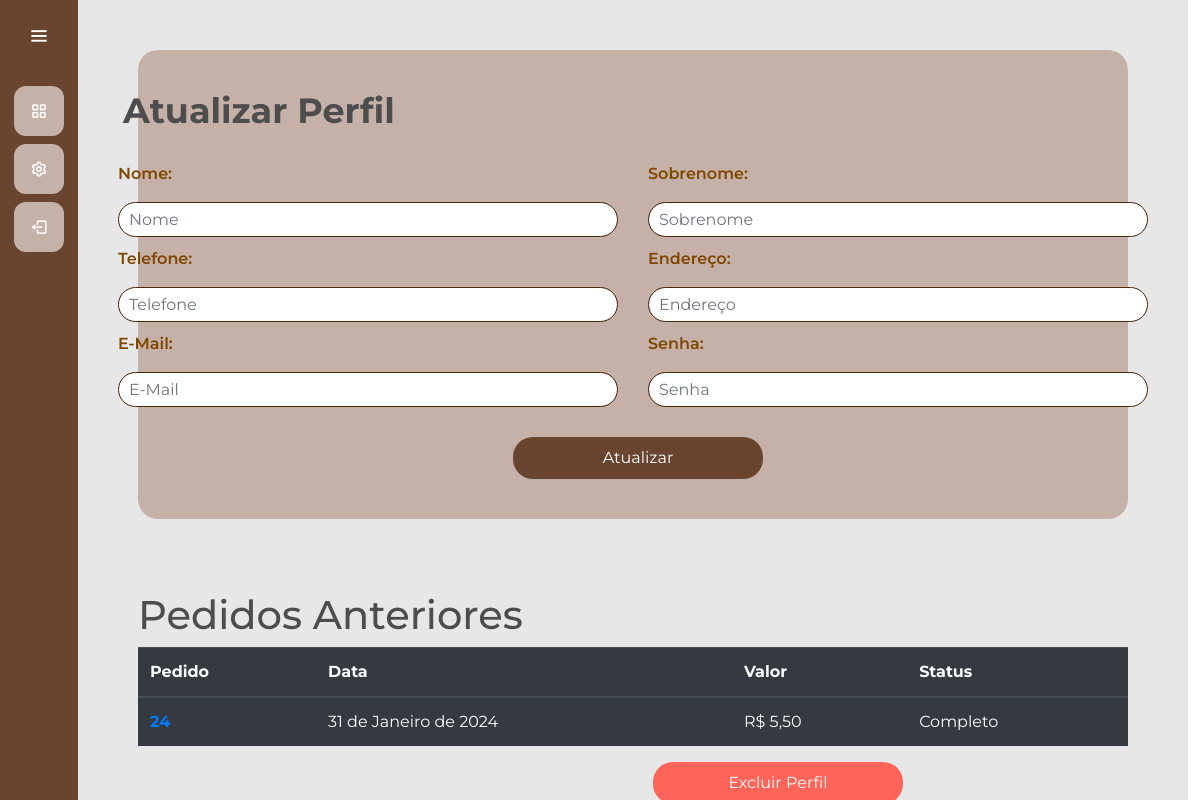
Before: /usuarios/perfil/ (signed in) with the older database file.
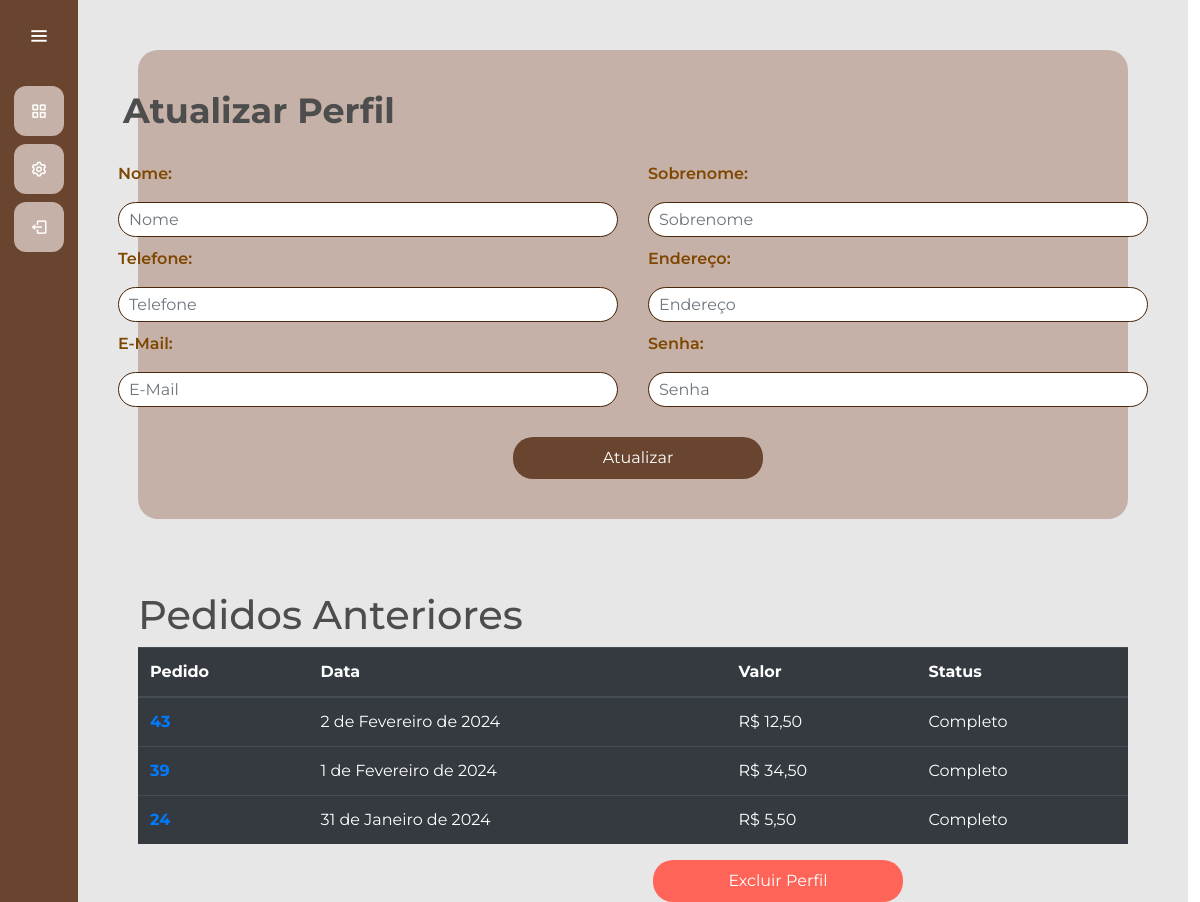
After: the same page with the newer database file.
### gerenciamento/models.py (models this page shows, shortened)
class Pedido(models.Model):
    id_pedido = models.AutoField(primary_key=True)
    id_transacao = models.CharField(max_length=255, null=True)
    cliente = models.ForeignKey(usuarios_models.Usuario, on_delete=models.SET_NULL, null=True, blank=True)
    data = models.DateField(auto_now_add=True)
    valor_final = models.FloatField(default=0.0)
    produtos = models.ManyToManyField(Produto, through='PedidoProduto')
    completo = models.BooleanField(default=False, null=True, blank=False)

### usuarios/views.py (the view, shortened to what this page needs)
# urls.py: path('perfil/', views.perfil, name='perfil'),
@login_required(login_url='/usuarios/cadastro/')
def perfil(request):
    pedidos = Pedido.objects.filter(cliente=request.user, valor_final__gt=0)
    return render(request, 'perfil.html',{'pedidos': pedidos})

### usuarios/models.py (called while the page is built)
    def __str__(self) -> str:
        return self.username

### usuarios/templates/perfil.html (shortened to what the changed rows need)
{% extends "cliente.html" %}
{% load static %}
{% block 'head' %}
    <link rel="stylesheet" href="{% static 'usuarios/css/telaprincipal.css' %}">
    <link rel="stylesheet" href="{% static 'gerenciamento/css/gerenciamento.css' %}">
{% endblock %}
{% block 'dashboard' %}
<body>
    <div class="container-perfil">
        <div id="att-perfil">
            <form action="{% url 'perfil' %}" method="POST" id="form-perfil">
                <div class="caixa-perfil">
                    <div id="perfil">
                        <h1 class="titulo_perfil">Atualizar Perfil</h1>
                    </div>
                </div>
            </form>
        </div>
    </div>
    <div class="container-pedidos">
        <br>
        <br>
        <div id="pedidos-anteriores" class="pedidos-anteriores">
            <div class="caixa-pedidos">
                <div id="pedidos" class="pedidos-anteriores">
                    <br>
                    <h1  id="pedidos-anteriores-perfil">Pedidos Anteriores</h1>
                    <div class="container-fluid distanciamento">
                        <table class="table table-dark">
                            <thead>
                                <tr>
                                    <th scope="col">Pedido</th>
                                    <th scope="col">Data</th>
                                    <th scope="col">Valor</th>
                                    <th scope="col">Status</th>
                                </tr>
                            </thead>
                            <tbody>
                                {% for pedido in pedidos|dictsortreversed:"id_pedido" %}
                                    <tr>
                                        <th><a href="{% url 'notaPedido' pedido.id_pedido %}">{{ pedido.id_pedido }}</a></th>
                                        <td>{{ pedido.data }}</td>
                                        <td>R$ {{ pedido.valor_final|floatformat:2 }}</td>
                                        <td>{% if pedido.completo %}Completo{% else %}Incompleto{% endif %}</td>
                                    </tr>
                                {% endfor %}
                            </tbody>
                        </table>
                    </div>
                </div>
            </div>
        </div>
    </div>
</body>
{% endblock %}

Changed rows visible on the page:
added Pedido: id_pedido "43", data "2 de Fevereiro de 2024", valor_final "12,50", completo "Completo"
added Pedido: id_pedido "39", data "1 de Fevereiro de 2024", valor_final "34,50", completo "Completo"
